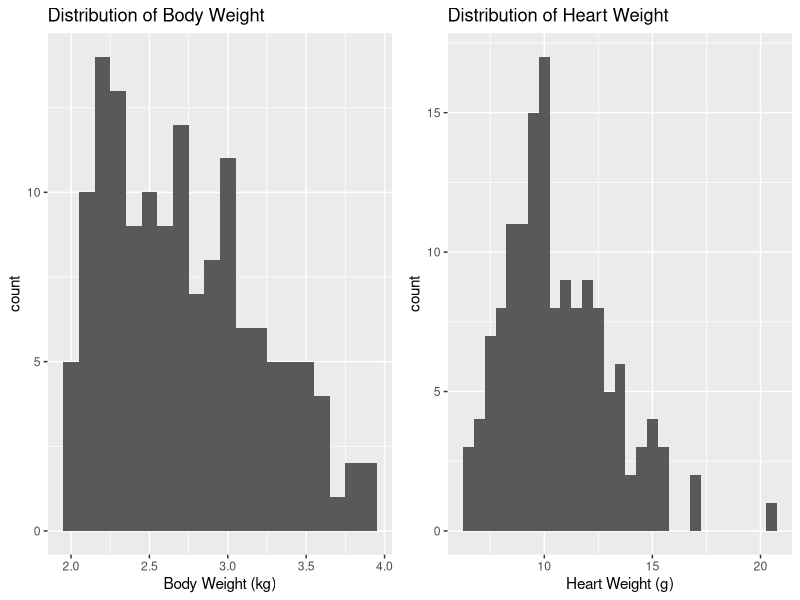
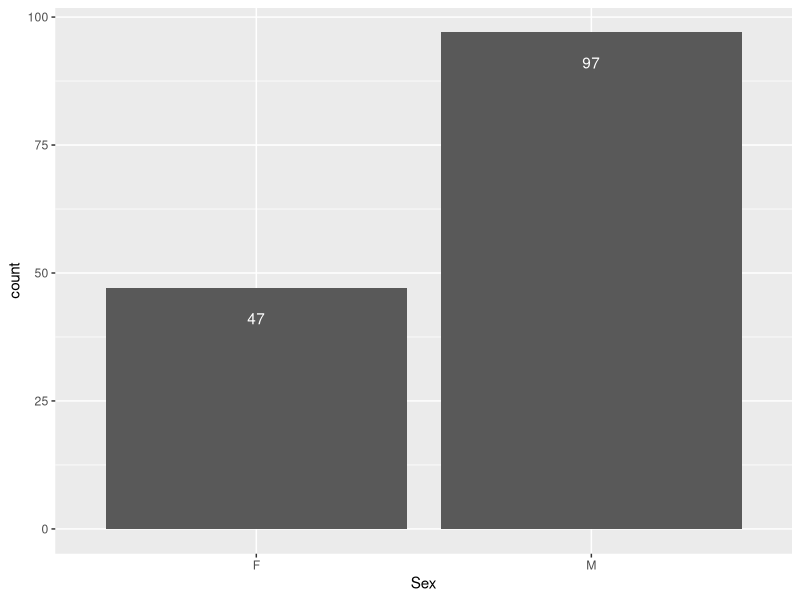
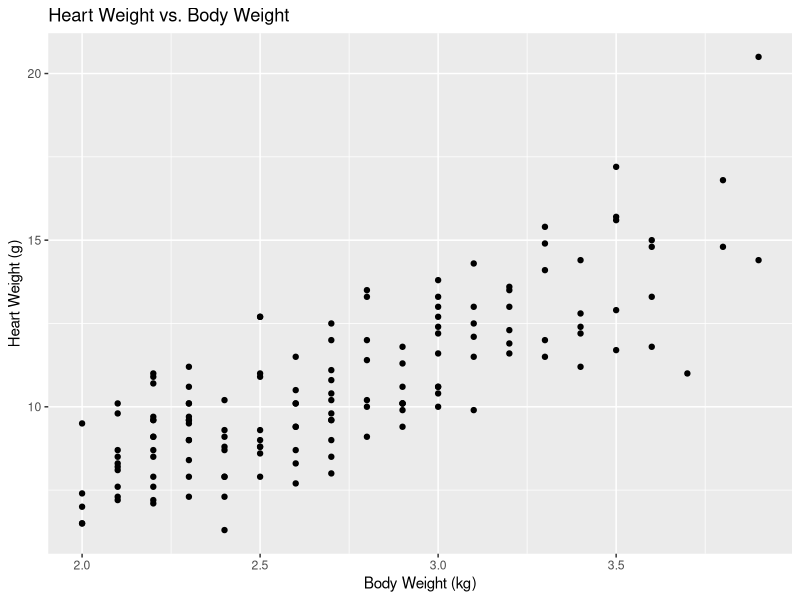

These charts were generated, in order, by the following R code: (Note: this script raises an error after producing the figures.)
## ---- chunk 1

## ---- chunk 2
library(tidyverse)
library(broom)
library(knitr)
library(kableExtra)
library(patchwork)
library(MASS)
## ---- chunk 3
cats %>% slice(1:10)
## ---- chunk 4
p1 <- ggplot(data = cats, aes(x = Bwt)) + 
  geom_histogram(binwidth = 0.1) +
  labs(x = "Body Weight (kg)", 
       title = "Distribution of Body Weight")

p2 <- ggplot(data = cats, aes(x = Hwt)) + 
  geom_histogram(binwidth = 0.5) +
  labs(x = "Heart Weight (g)", 
       title = "Distribution of Heart Weight")

cowplot::plot_grid(p1, p2, ncol = 2)
## ---- chunk 5
ggplot(data = cats, aes(x = Sex)) +
  geom_bar() +
  geom_text(stat = "count", aes(label =..count..), vjust = 3, color = "white")
## ---- chunk 6
cats %>%
  skimr::skim()
## ---- chunk 7
ggplot(data = cats, aes(x = Bwt, y = Hwt)) +
  geom_point() + 
  labs(x = "Body Weight (kg)",
       y = "Heart Weight (g)", 
       title = "Heart Weight vs. Body Weight")
## ---- chunk 8
knitr::include_graphics("img/05/mindy.JPG")
## ---- chunk 9
bwt_hwt_model <- lm(Hwt ~ Bwt, data = cats)
## ---- chunk 10
x0 <- data.frame(Bwt = c(3.18))
predict.lm(bwt_hwt_model, x0, interval = "prediction", #<<
           conf.level = 0.95) 
## ---- chunk 11
x0 <- data.frame(Bwt = c(3.18))
predict.lm(bwt_hwt_model, x0, interval = "confidence", #<<
           conf.level = 0.95) 
## ---- chunk 12
knitr::include_graphics("img/05/andy.JPG")
## ---- chunk 13
cats %>% summarise(min = min(Bwt), q1 = quantile(Bwt, 0.25),  median = median(Bwt),
                   q3 = quantile(Bwt, 0.75), max = max(Bwt)) %>%
  kable(format = "markdown")
